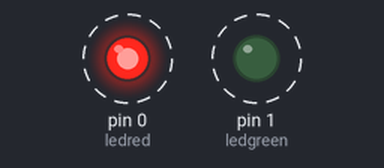
A sketch run on a simulated Arduino Uno, built with avr-gcc and run on an emulated ATmega328P. Parts: output pins drawn as LEDs (lit = HIGH). Dashed ring = blinking.

Above: at 0.5 s.
Timing chart, 0 to 4.6 s (numbered marks = the images above):
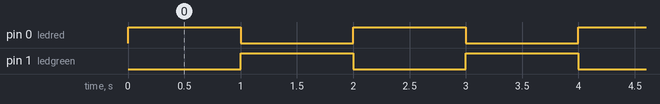

Measured:
- by itself, pin 0 (ledred), pin 1 (ledgreen): alternates HIGH for 1.0 s and LOW for 1.0 s

The sketch:

led.ino
```cpp
void setup(){

  #define ledred 0
  #define ledgreen 1

  pinMode(ledred, OUTPUT);
  pinMode(ledgreen, OUTPUT);


}

void loop(){

 digitalWrite(ledgreen,LOW);
 digitalWrite(ledred, HIGH);
  delay(1000);
 digitalWrite(ledgreen, HIGH);
 digitalWrite(ledred, LOW);
  delay(1000);


}
```
